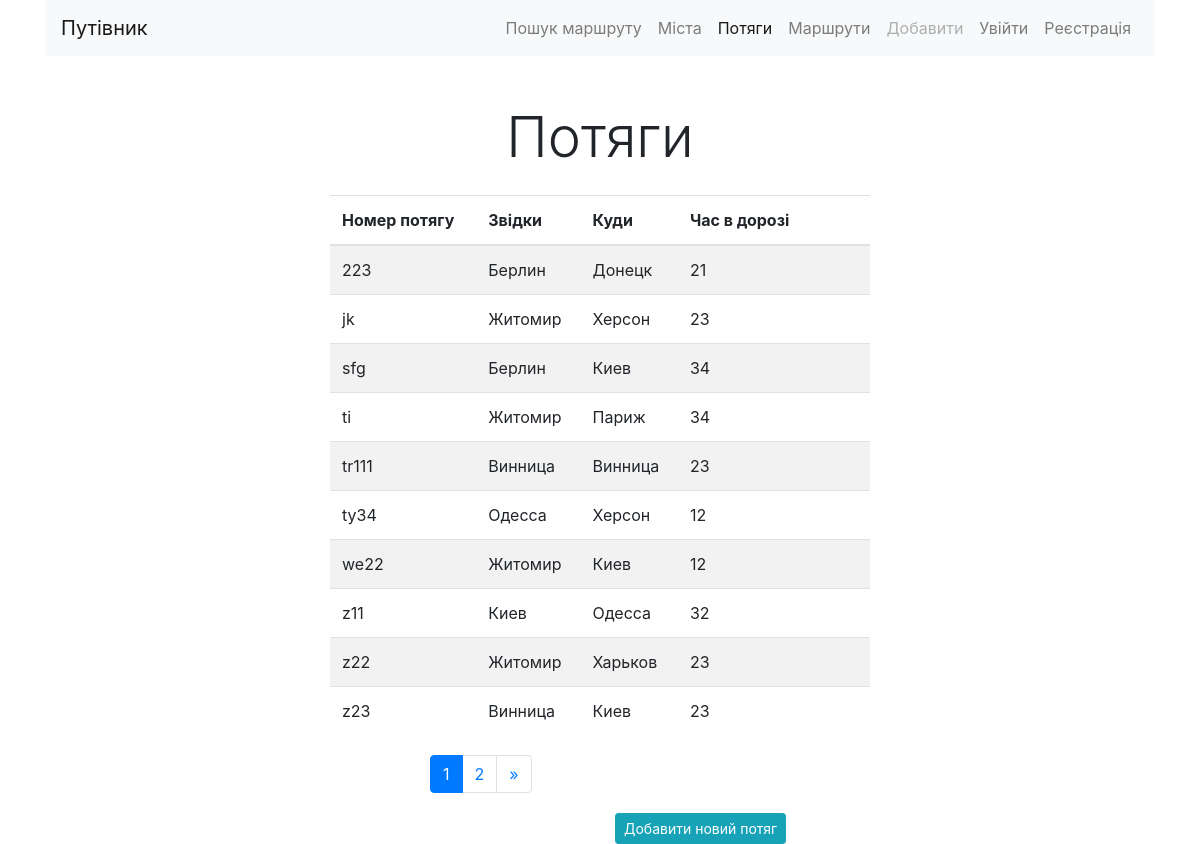
The page /trains/ on the database as committed earlier.
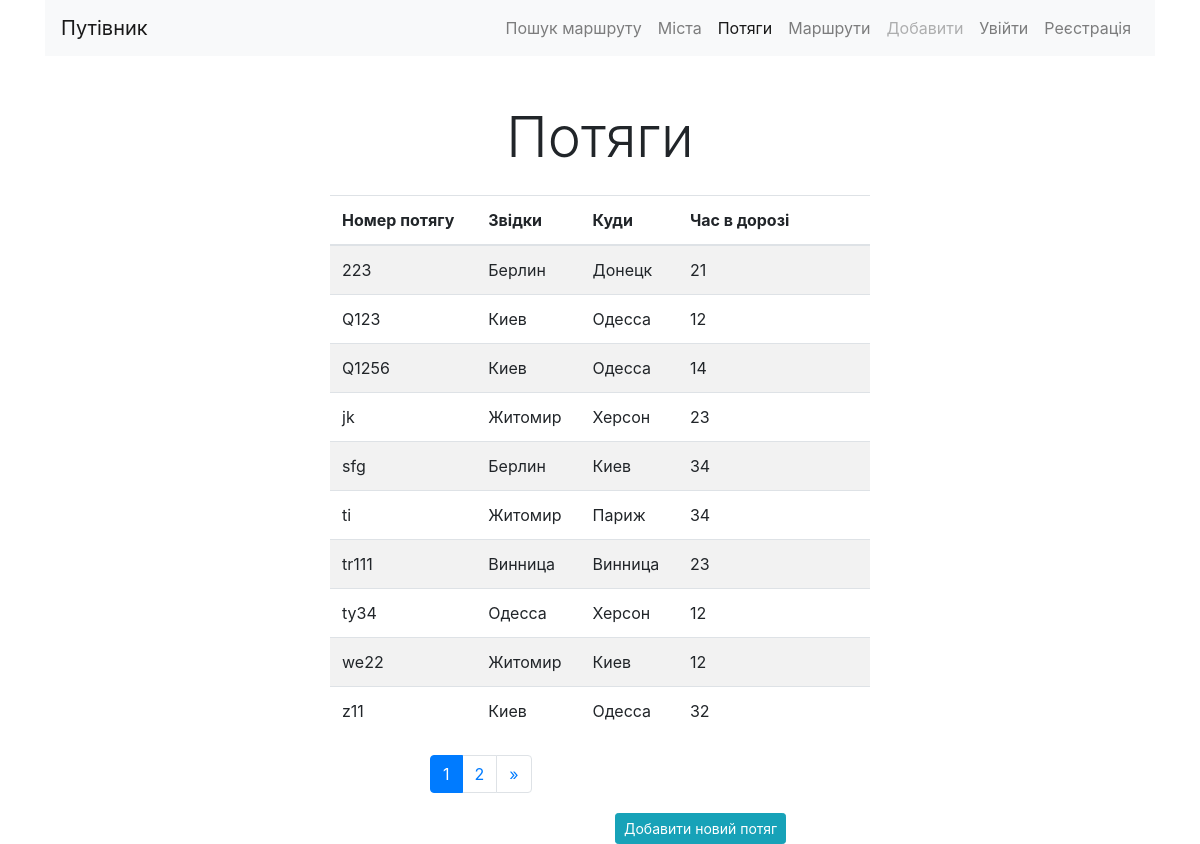
The same page on the database as committed later.
### trains/models.py (models this page shows, shortened)
class Train(models.Model):
    name = models.CharField(max_length=100, unique=True, verbose_name='Номер потягу')
    from_city = models.ForeignKey(City, on_delete=models.CASCADE,
                                    verbose_name='Звідки', related_name='from_city')
    to_city = models.ForeignKey(City, on_delete=models.CASCADE,
                                    verbose_name='Куди', related_name='to_city')
    travel_time = models.IntegerField(verbose_name='Час в дорозі')
    class Meta:
        verbose_name = 'Потяг'
        verbose_name_plural = 'Потяги'
        ordering = ['name']

### cities/models.py (models this page shows)
class City(models.Model):
    name = models.CharField(max_length=100, unique=True)
    def __str__(self):
        return self.name
    class Meta:
        verbose_name = 'Місто'
        verbose_name_plural = 'Міста'
        ordering = ['name']

### trains/views.py (the view)
# urls.py: path('', home, name='home'),
def home(request):
    trains = Train.objects.all()
    paginator = Paginator(trains, 10)
    page = request.GET.get('page')
    trains = paginator.get_page(page)
    return render(request, 'trains/home.html', {'objects_list': trains})

### trains/templates/trains/home.html (shortened to what this page needs)
{% extends 'base.html' %}
{% block content %}
<h1 class="display-4 text-center my-4">Потяги</h1>
<div class="row ">
<div class='col-md-6 mx-auto'>
<table class="table table-striped">
    <thead>
        <tr>
        <th> Номер потягу</th>
        <th> Звідки</th>
        <th> Куди</th>
        <th> Час в дорозі</th>
        <th> &nbsp;</th>
        <th> &nbsp;</th>
        </tr>
    </thead>
    <tbody>
        {% for object in objects_list%}
       <tr>
            <td>{{object.name}}</td>
            <td>{{object.from_city}}</td>
            <td>{{object.to_city}}</td>
            <td>{{object.travel_time}}</td>
            <td></td>
            <td></td>
        </tr>
        {% endfor %}
    </tbody>
</table>
</div>
</div>
 <div id="navigation" class="container my-1">
     <div class="row">
         <div class="col-md-8 ml-auto">
             <nav aria-label="Page navigation example">
                 <ul class="pagination ">
                     {% for page in objects_list.paginator.page_range %}
                        {% if page == objects_list.number %}
                            <li class="page-item active">
                                <a class="page-link" href="#"> {{page}}
                                </a>
                            </li>
                        {% else %}
                            <li class="page-item">
                                <a class="page-link"
                                    href="?page={{page}}">
                                    {{page}}
                                </a>
                            </li>
                        {% endif %}
                     {% endfor %}
                     {% if objects_list.has_next %}
                        <li class="page-item">
                            <a class="page-link"
                                href="?page={{objects_list.paginator.num_pages }}"
                                    aria-label="Next">
                                <span aria-hidden="true">&raquo;</span>
                            </a>
                        </li>
                     {% endif %}
                 </ul>
             </nav>
         </div>
     </div>
 </div>
<div class="row">
    <div class='col-md-6 ml-auto'>
        <a href='{% url "trains:add" %}'>
        <button type="button" class="btn btn-info btn-sm"> Добавити новий потяг </button>
        </a>
    </div>
</div>
{% endblock content %}

Rows that differ between the two databases and show on the page:
no longer on this page (row unchanged): Train: name "z22", from_city "Житомир", to_city "Харьков", travel_time "23"
no longer on this page (row unchanged): Train: name "z23", from_city "Винница", to_city "Киев", travel_time "23"
added Train: name "Q123", from_city "Киев", to_city "Одесса", travel_time "12"
added Train: name "Q1256", from_city "Киев", to_city "Одесса", travel_time "14"
